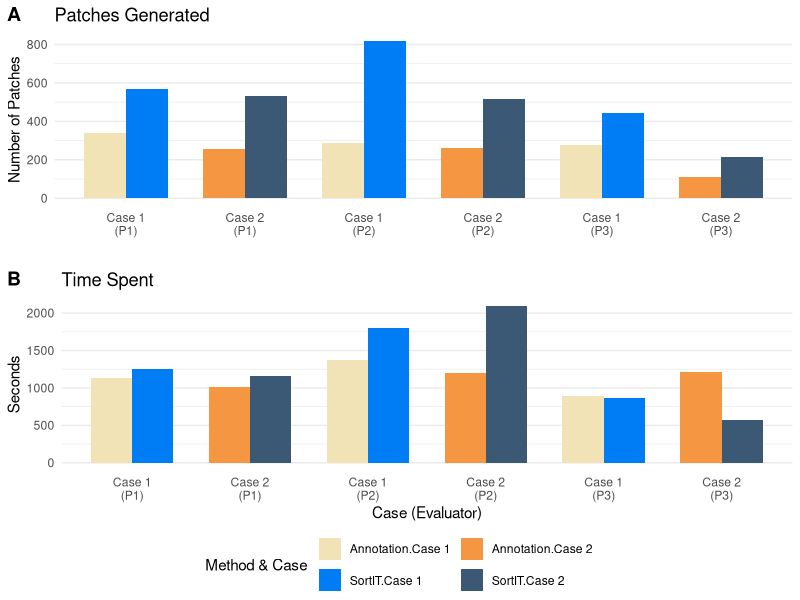
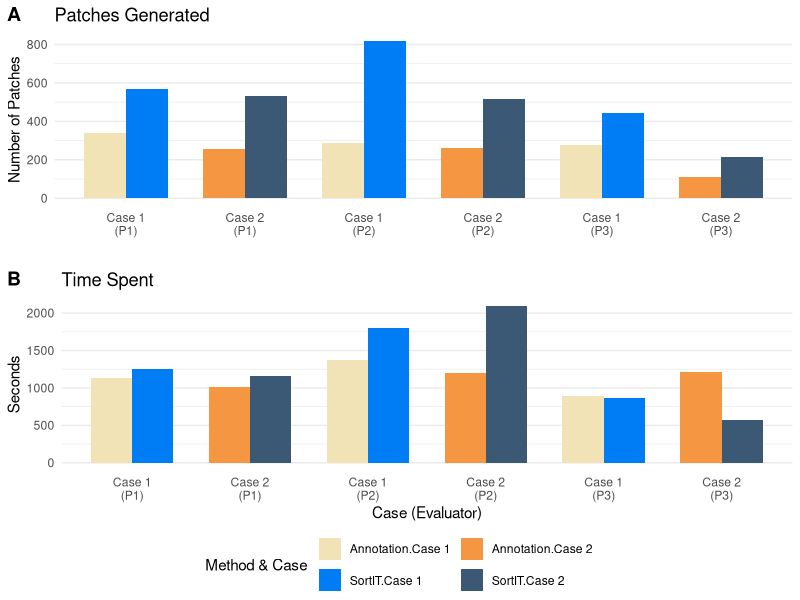

These charts were generated, in order, by the following R code:
options(scipen = 999)

# 1. Input the Data -----------------
# (Case1-Path1, Case1-Path2, Case1-Path3, Case2-Path1, Case2-Path2, Case2-Path3)
count_annotation <- c(340, 287, 279, 256, 262, 109)
count_sortit     <- c(567, 818, 445, 534, 516, 214)

time_anno <- c(1131, 1380, 895, 1012, 1200, 1214)
time_sort <- c(1258, 1800, 861, 1154, 2100, 567)

# 2. Paired T-Test (Parametric) ------------------------------
# We use paired = TRUE because the same evaluators measured both methods.
t_result <- t.test(count_sortit,
                   count_annotation,
                   paired = TRUE,
                   conf.level = 0.95)

# 3. Wilcoxon Signed-Rank Test (Non-Parametric) ---------------------------------------------
# Note: 'conf.int = TRUE' in Wilcoxon gives the "Pseudomedian" (Hodges-Lehmann estimate)
# which is the non-parametric equivalent of the CI for the difference.
wilcox_result <- wilcox.test(
  count_sortit,
  count_annotation,
  paired = TRUE,
  conf.int = TRUE,
  conf.level = 0.95
)

# 4. Quick Summary Table for Comparison -------------------------------------
summary_df <- data.frame(
  Metric = c("Mean/Median Diff", "P-Value", "CI Lower", "CI Upper"),
  T_Test = c(
    mean(count_sortit - count_annotation),
    t_result$p.value,
    t_result$conf.int[1],
    t_result$conf.int[2]
  ),
  Wilcoxon = c(
    wilcox_result$estimate,
    wilcox_result$p.value,
    wilcox_result$conf.int[1],
    wilcox_result$conf.int[2]
  )
)

cat("\n--- COUNT ANALYSIS RESULTS ---\n")
print(summary_df)

#### Statistical Tests for Time ------------
t_time <- t.test(time_sort, time_anno, paired = TRUE)
w_time <- wilcox.test(time_sort, time_anno, paired = TRUE, conf.int = TRUE)

cat("\n--- TIME ANALYSIS RESULTS ---\n")
cat("Paired T-Test P-value:", round(t_time$p.value, 4), "\n")
cat("T-Test 95% CI:",
    round(t_time$conf.int[1], 2),
    "to",
    round(t_time$conf.int[2], 2),
    "\n\n")

cat("Wilcoxon P-value:", round(w_time$p.value, 4), "\n")
cat("Wilcoxon 95% CI:",
    round(w_time$conf.int[1], 2),
    "to",
    round(w_time$conf.int[2], 2),
    "\n")


#### Plotting --------------
library(ggplot2)
library(dplyr)
library(tidyr)

# 1. Prepare the Data Frame
plot_data <- data.frame(
  Case = rep(c("Case 1", "Case 2"), each = 3),
  Evaluator = rep(c("P1", "P2", "P3"), 2),
  Count = c(count_annotation, count_sortit),
  # Assuming long format logic
  Time = c(time_anno, time_sort),
  Method = rep(c("Annotation", "SortIT"), each = 6) # Adjusted for your vector order
)

# Create a combined grouping variable for the 4 bars
# We reorder levels so Case 1 bars stay together and Case 2 bars stay together
plot_data$Group <- factor(
  interaction(plot_data$Method, plot_data$Case),
  levels = c(
    "Annotation.Case 1",
    "SortIT.Case 1",
    "Annotation.Case 2",
    "SortIT.Case 2"
  )
)

# Define a Colorblind Friendly Palette (2 shades of Blue/Purple for C1, 2 shades of Yellow/Green for C2)
# These colors are high-contrast and distinguishable for most types of colorblindness
cb_palette <- c(
  "Annotation.Case 1" = "#F2E3B6",
  "SortIT.Case 1" = "#007DF5",
  "Annotation.Case 2" = "#F59642",
  "SortIT.Case 2" = "#3B5875"
)

# 2. The Plot (Example for Count - Repeat for Time by changing y = Time)
p_count <- ggplot(plot_data, aes(
  x = interaction(Case, Evaluator),
  y = Count,
  fill = Group
)) +
  geom_col(position = position_dodge2(padding = 0), width = 0.7) +
  scale_x_discrete(
    labels = c(
      "Case 1\n(P1)",
      "Case 2\n(P1)",
      "Case 1\n(P2)",
      "Case 2\n(P2)",
      "Case 1\n(P3)",
      "Case 2\n(P3)"
    )
  ) +
  scale_fill_manual(values = cb_palette, name = "Method & Case") +
  guides(fill = guide_legend(nrow = 2, byrow = FALSE)) +
  labs(title = "Patches Generated", y = "Number of Patches", x = "") +
  theme_minimal() +
  theme(legend.position = "bottom", panel.grid.major.x = element_blank())

# 2. Update the Time Pposition_dodge2()# 2. Update the Time Plot with the same legend guide
p_time <- ggplot(plot_data, aes(
  x = interaction(Case, Evaluator),
  y = Time,
  fill = Group
)) +
  geom_col(position = position_dodge2(padding = 0), width = 0.7) +
  scale_x_discrete(
    labels = c(
      "Case 1\n(P1)",
      "Case 2\n(P1)",
      "Case 1\n(P2)",
      "Case 2\n(P2)",
      "Case 1\n(P3)",
      "Case 2\n(P3)"
    )
  ) +
  scale_fill_manual(values = cb_palette, name = "Method & Case") +
  guides(fill = guide_legend(nrow = 2, byrow = FALSE)) +
  labs(title = "Time Spent", y = "Seconds", x = "Case (Evaluator)") +
  theme_minimal() +
  theme(legend.position = "bottom", panel.grid.major.x = element_blank())

# 3. Combine with ggpubr
# Note: common.legend = TRUE will pick up the 'nrow = 2' guide from the plots
combined_plot <- ggpubr::ggarrange(
  p_count,
  p_time,
  labels = c("A", "B"),
  ncol = 1,
  nrow = 2,
  common.legend = TRUE,
  legend = "bottom",
  font.label = list(
    size = 14,
    face = "bold",
    color = "black"
  )
)

print(combined_plot)

ggsave(
  "Figure_4.png",
  combined_plot,
  dpi = 320,
  height = 6,
  width = 7,
  units = "in"
)
